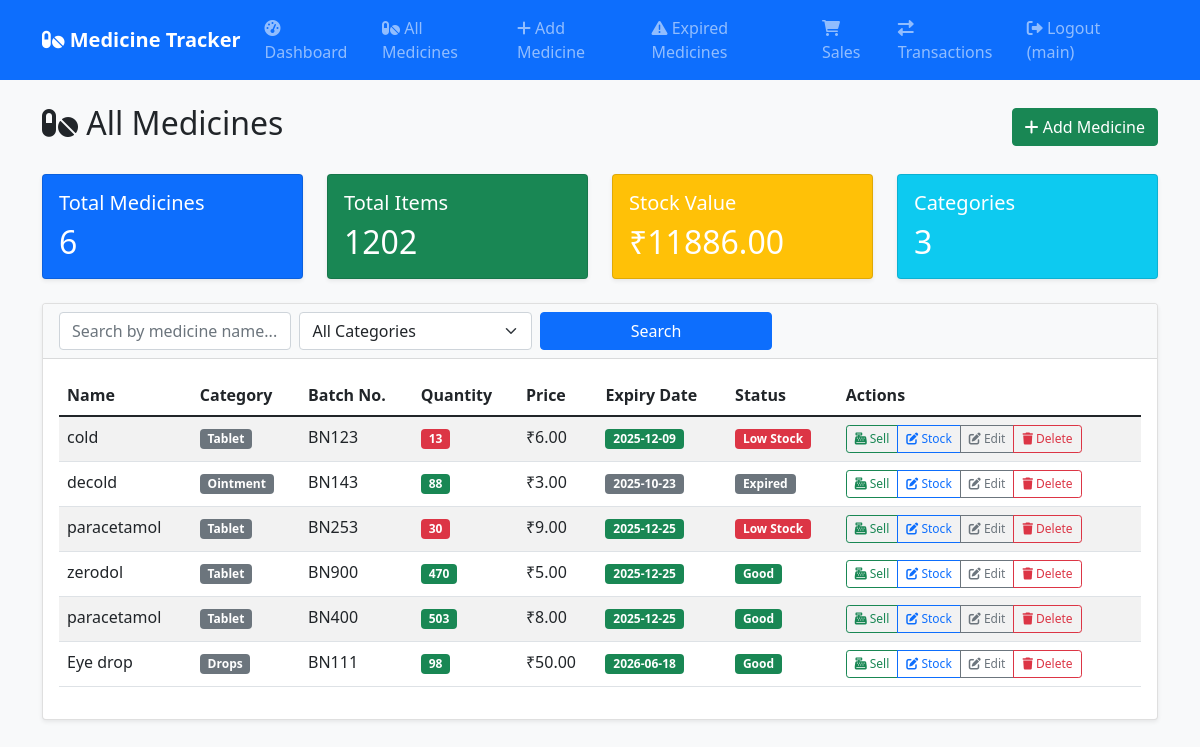
The page /medicines (signed in) on the database its author committed.
### models.py (models this page shows, shortened)
class User(UserMixin, db.Model):
    id = db.Column(db.Integer, primary_key=True)
    username = db.Column(db.String(80), unique=True, nullable=False)
    email = db.Column(db.String(120), unique=True, nullable=False)
    password_hash = db.Column(db.String(128))
    created_at = db.Column(db.DateTime, default=datetime.utcnow)
    medicines = db.relationship('Medicine', backref='user', lazy=True)
    transactions = db.relationship('Transaction', backref='user', lazy=True)
    sales = db.relationship('Sale', backref='user', lazy=True)

class Medicine(db.Model):
    id = db.Column(db.Integer, primary_key=True)
    name = db.Column(db.String(100), nullable=False)
    batch_number = db.Column(db.String(50), nullable=False)
    category = db.Column(db.String(50), nullable=False, default='tablet')
    quantity = db.Column(db.Integer, nullable=False)
    price = db.Column(db.Float, nullable=False)
    expiry_date = db.Column(db.Date, nullable=False)
    low_stock_alert = db.Column(db.Integer, default=10)
    created_at = db.Column(db.DateTime, default=datetime.utcnow)
    user_id = db.Column(db.Integer, db.ForeignKey('user.id'), nullable=False)
    transactions = db.relationship('Transaction', backref='medicine', lazy=True)
    sales = db.relationship('Sale', backref='medicine', lazy=True)

### app.py (the view)
@app.route('/medicines')
@login_required
def medicines():
    from datetime import date, timedelta
    search = request.args.get('search', '')
    category_filter = request.args.get('category', '')
    query = Medicine.query.filter(Medicine.user_id == current_user.id)
    if search:
        query = query.filter(Medicine.name.ilike(f'%{search}%'))
    if category_filter:
        query = query.filter(Medicine.category == category_filter)
    medicines_list = query.all()
    expiry_threshold = date.today() + timedelta(days=30)
    total_stock_value = sum(med.quantity * med.price for med in medicines_list)
    total_items = sum(med.quantity for med in medicines_list)
    return render_template('medicines.html',
                         medicines=medicines_list,
                         search=search,
                         category_filter=category_filter,
                         current_date=date.today(),
                         expiry_threshold=expiry_threshold,
                         total_stock_value=total_stock_value,
                         total_items=total_items)

### app.py (called while the page is built)
@login_manager.user_loader
def load_user(user_id):
    return User.query.get(int(user_id))

@app.context_processor
def inject_current_date():
    from datetime import date
    return {'current_date': date.today()}

@app.context_processor
def inject_navigation():
    categories = ['tablet', 'syrup', 'capsule', 'ointment', 'injection', 'drops', 'inhaler', 'cream', 'gel', 'powder']
    return {
        'navigation': [
            {'name': 'Dashboard', 'url': url_for('dashboard'), 'icon': 'fas fa-tachometer-alt'},
            {'name': 'All Medicines', 'url': url_for('medicines'), 'icon': 'fas fa-pills'},
            {'name': 'Add Medicine', 'url': url_for('add_medicine'), 'icon': 'fas fa-plus'},
            {'name': 'Expired Medicines', 'url': url_for('expired_medicines'), 'icon': 'fas fa-exclamation-triangle'},
            {'name': 'Sales', 'url': url_for('sales'), 'icon': 'fas fa-shopping-cart'},
            {'name': 'Transactions', 'url': url_for('transactions'), 'icon': 'fas fa-exchange-alt'},
        ],
        'categories': categories
    }

@app.template_filter('unique')
def unique_filter(sequence):
    seen = set()
    result = []
    for item in sequence:
        if item not in seen:
            seen.add(item)
            result.append(item)
    return result

### templates/medicines.html (shortened to what this page needs)
{% extends "base.html" %}
{% block content %}
<div class="d-flex justify-content-between align-items-center mb-4">
    <h2><i class="fas fa-pills"></i> All Medicines</h2>
    <a href="{{ url_for('add_medicine') }}" class="btn btn-success">
        <i class="fas fa-plus"></i> Add Medicine
    </a>
</div>
<div class="row mb-4">
    <div class="col-md-3">
        <div class="card text-white bg-primary">
            <div class="card-body">
                <h5 class="card-title">Total Medicines</h5>
                <h2 class="card-text">{{ medicines|length }}</h2>
            </div>
        </div>
    </div>
    <div class="col-md-3">
        <div class="card text-white bg-success">
            <div class="card-body">
                <h5 class="card-title">Total Items</h5>
                <h2 class="card-text">{{ total_items }}</h2>
            </div>
        </div>
    </div>
    <div class="col-md-3">
        <div class="card text-white bg-warning">
            <div class="card-body">
                <h5 class="card-title">Stock Value</h5>
                <h2 class="card-text">₹{{ "%.2f"|format(total_stock_value) }}</h2>
            </div>
        </div>
    </div>
    <div class="col-md-3">
        <div class="card text-white bg-info">
            <div class="card-body">
                <h5 class="card-title">Categories</h5>
                <h2 class="card-text">{{ medicines|map(attribute='category')|unique|list|length }}</h2>
            </div>
        </div>
    </div>
</div>
<div class="card">
    <div class="card-header">
        <div class="row">
            <div class="col-md-8">
                <form method="GET" class="row g-2">
                    <div class="col-md-4">
                        <input type="text" name="search" class="form-control" placeholder="Search by medicine name..." value="{{ search }}">
                    </div>
                    <div class="col-md-4">
                        <select name="category" class="form-select">
                            <option value="">All Categories</option>
                        </select>
                    </div>
                    <div class="col-md-4">
                        <button type="submit" class="btn btn-primary w-100">Search</button>
                    </div>
                </form>
            </div>
            <div class="col-md-4 text-end">
            </div>
        </div>
    </div>
    <div class="card-body">
        {% if medicines %}
        <div class="table-responsive">
            <table class="table table-striped">
                <thead>
                    <tr>
                        <th>Name</th>
                        <th>Category</th>
                        <th>Batch No.</th>
                        <th>Quantity</th>
                        <th>Price</th>
                        <th>Expiry Date</th>
                        <th>Status</th>
                        <th>Actions</th>
                    </tr>
                </thead>
                <tbody>
                    {% for medicine in medicines %}
                    <tr>
                        <td>{{ medicine.name }}</td>
                        <td>
                            <span class="badge bg-secondary">{{ medicine.category|title }}</span>
                        </td>
                        <td>{{ medicine.batch_number }}</td>
                        <td>
                            <span class="badge {% if medicine.quantity <= medicine.low_stock_alert %}bg-danger{% else %}bg-success{% endif %}">
                                {{ medicine.quantity }}
                            </span>
                        </td>
                        <td>₹{{ "%.2f"|format(medicine.price) }}</td>
                        <td>
                            <span class="badge {% if medicine.expiry_date < current_date %}bg-secondary{% elif medicine.expiry_date <= expiry_threshold %}bg-warning{% else %}bg-success{% endif %}">
                                {{ medicine.expiry_date }}
                            </span>
                        </td>
                        <td>
                            {% if medicine.expiry_date < current_date %}
                                <span class="badge bg-secondary">Expired</span>
                            {% elif medicine.expiry_date <= expiry_threshold %}
                                <span class="badge bg-warning">Expiring Soon</span>
                            {% elif medicine.quantity <= medicine.low_stock_alert %}
                                <span class="badge bg-danger">Low Stock</span>
                            {% else %}
                                <span class="badge bg-success">Good</span>
                            {% endif %}
                        </td>
                        <td>
                            <div class="btn-group btn-group-sm">
                                <a href="{{ url_for('sell_medicine', medicine_id=medicine.id) }}" class="btn btn-outline-success">
                                    <i class="fas fa-cash-register"></i> Sell
                                </a>
                                <button type="button" class="btn btn-outline-primary" data-bs-toggle="modal" data-bs-target="#stockModal{{ medicine.id }}">
                                    <i class="fas fa-edit"></i> Stock
                                </button>
                                <a href="{{ url_for('edit_medicine', medicine_id=medicine.id) }}" class="btn btn-outline-secondary">
                                    <i class="fas fa-edit"></i> Edit
                                </a>
                                <a href="{{ url_for('delete_medicine', medicine_id=medicine.id) }}" class="btn btn-outline-danger" onclick="return confirm('Are you sure you want to delete this medicine?')">
                                    <i class="fas fa-trash"></i> Delete
                                </a>
                            </div>
                        </td>
                    </tr>
                    {% endfor %}
                </tbody>
            </table>
        </div>
        {% endif %}
    </div>
</div>
{% endblock %}

### templates/base.html (shortened to what this page needs)
<!DOCTYPE html>
<html lang="en">
<head>
    <link href="https://cdn.jsdelivr.net/npm/bootstrap@5.1.3/dist/css/bootstrap.min.css" rel="stylesheet">
    <link href="https://cdnjs.cloudflare.com/ajax/libs/font-awesome/6.0.0/css/all.min.css" rel="stylesheet">
    <link href="{{ url_for('static', filename='style.css') }}" rel="stylesheet">
</head>
<body>
    <nav class="navbar navbar-expand-lg navbar-dark bg-primary">
        <div class="container">
            <a class="navbar-brand" href="{{ url_for('dashboard') }}">
                <i class="fas fa-pills"></i> Medicine Tracker
            </a>
            {% if current_user.is_authenticated %}
            <div class="collapse navbar-collapse" id="navbarNav">
                <ul class="navbar-nav me-auto">
                    {% for item in navigation %}
                    <li class="nav-item">
                        <a class="nav-link" href="{{ item.url }}">
                            <i class="{{ item.icon }}"></i> {{ item.name }}
                        </a>
                    </li>
                    {% endfor %}
                </ul>
                <div class="navbar-nav">
                    <a class="nav-link" href="{{ url_for('logout') }}">
                        <i class="fas fa-sign-out-alt"></i> Logout ({{ current_user.username }})
                    </a>
                </div>
            </div>
            {% endif %}
        </div>
    </nav>
    <div class="container mt-4">
        {% block content %}{% endblock %}
    </div>
</body>
</html>

### Static/style.css (style rules this page uses)
body { background-color: #f8f9fa; }
.card { box-shadow: 0 0.125rem 0.25rem rgba(0, 0, 0, 0.075); border: 1px solid rgba(0, 0, 0, 0.125); }
.card-header { background-color: #f8f9fa; border-bottom: 1px solid rgba(0, 0, 0, 0.125); }
.navbar-brand { font-weight: bold; }
.table th { border-top: none; font-weight: 600; }
.badge { font-size: 0.75em; }
.btn-group-sm > .btn { padding: 0.25rem 0.5rem; font-size: 0.75rem; }

### rows shown on the page
User: username "main"
Medicine: name "cold", category "Tablet", batch_number "BN123", quantity "13", price "6.00", expiry_date "2025-12-09", low_stock_alert "Low Stock"
Medicine: name "decold", category "Ointment", batch_number "BN143", quantity "88", price "3.00", expiry_date "2025-10-23", shows "Expired"
Medicine: name "paracetamol", category "Tablet", batch_number "BN253", quantity "30", price "9.00", expiry_date "2025-12-25", low_stock_alert "Low Stock"
Medicine: name "zerodol", category "Tablet", batch_number "BN900", quantity "470", price "5.00", expiry_date "2025-12-25", low_stock_alert "Good"
Medicine: name "paracetamol", category "Tablet", batch_number "BN400", quantity "503", price "8.00", expiry_date "2025-12-25", low_stock_alert "Good"
Medicine: name "Eye drop", category "Drops", batch_number "BN111", quantity "98", price "50.00", expiry_date "2026-06-18", low_stock_alert "Good"

### other values the page prints
{{ item.name }} "Dashboard" "All Medicines" "Add Medicine" "Expired Medicines" "Sales" "Transactions"
{{ medicines|length }} "6"
{{ total_items }} "1202"
{{ "%.2f"|format(total_stock_value) }} "11886.00"
{{ medicines|map(attribute='category')|unique|list|length }} "3"
